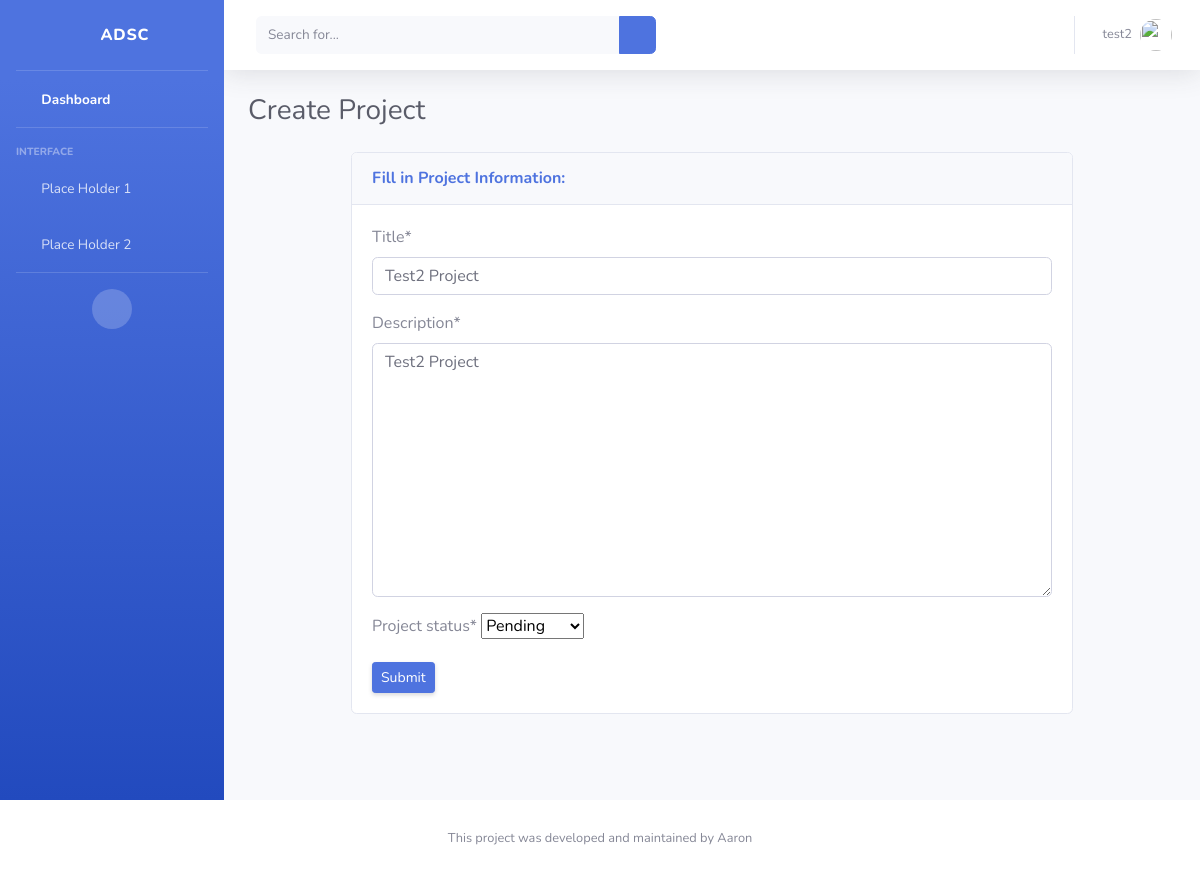
The page /project/11/update/ (signed in) on the database as committed earlier.
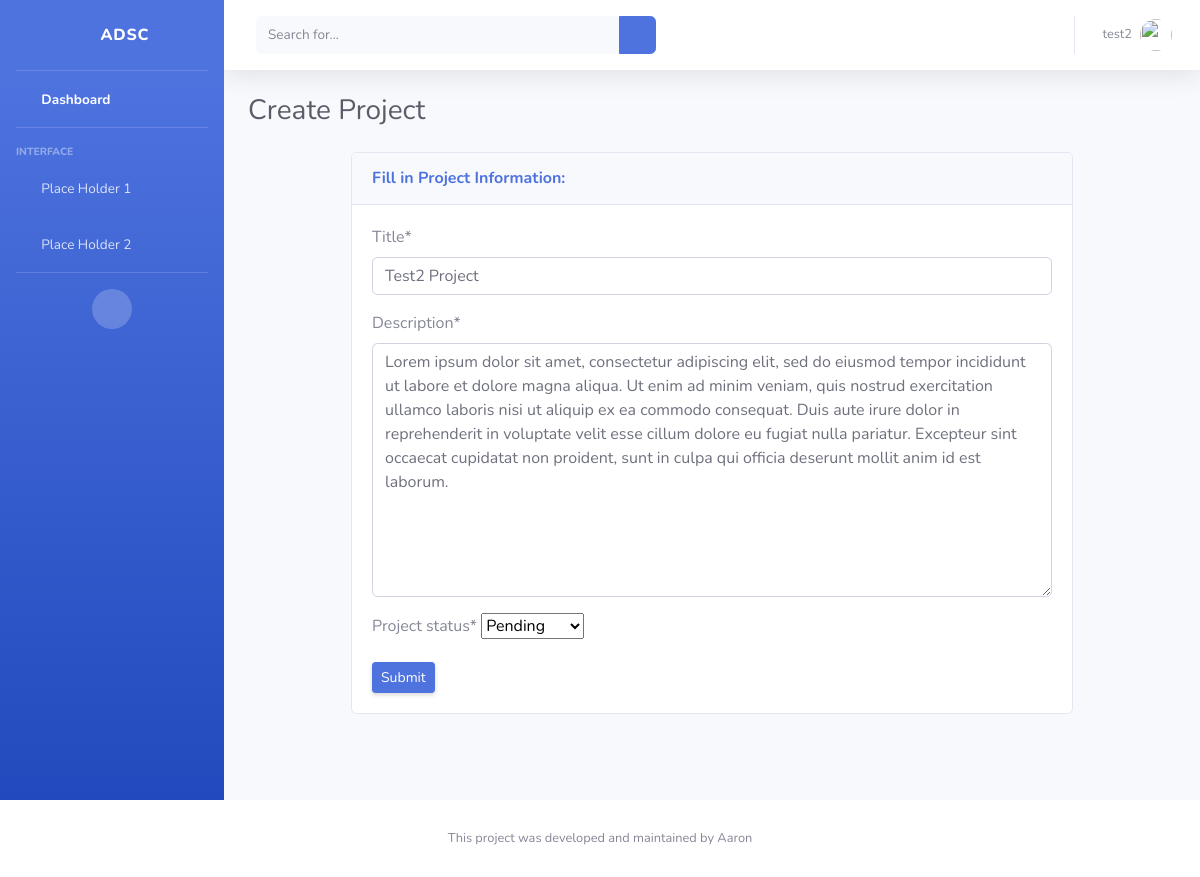
The same page on the database as committed later.
### webapp/models.py (models this page shows, shortened)
class Project(models.Model):
    title = models.CharField(max_length=100)
    description = models.TextField(null=True)
    date_posted = models.DateTimeField(default=timezone.now)
    user = models.ForeignKey(User, on_delete=models.CASCADE)
    TYPE_PROJECT_PENDING = 'PD'
    TYPE_PROJECT_COMPLETED = 'CP'
    TYPE_PROJECT_IN_PROGRESS = 'IP'
    TYPE_PROJECT_DROPPED = 'DP'
    PROJECT_STATUS_CHOICES = [
        (TYPE_PROJECT_PENDING, 'Pending'),
        (TYPE_PROJECT_COMPLETED, 'Completed'),
        (TYPE_PROJECT_IN_PROGRESS, 'In Progress'),
        (TYPE_PROJECT_DROPPED, 'Dropped'),
    ]
    project_status = models.CharField(
        max_length=2,
        choices=PROJECT_STATUS_CHOICES,
        default=TYPE_PROJECT_PENDING,
    )

### webapp/views/project.py (the view, shortened to what this page needs)
# urls.py: path('project/<pk>/update/', ProjectUpdateView.as_view(), name='update-project'),
class ProjectUpdateView(LoginRequiredMixin, UserPassesTestMixin, UpdateView):
    model = Project
    template_name = "project/create_project.html"
    fields = ['title', 'description', 'project_status']
    def test_func(self):
        project = self.get_object()
        if self.request.user == project.user:
            return True
        return False

### templates/project/create_project.html (shortened to what this page needs)
{%  extends "core/base.html" %}
{% block content %}
    {% load static %}
    <body id="page-top">
        <div id="wrapper">
            {% include 'core/sidebar.html' %}
            <div id="content-wrapper" class="d-flex flex-column">
                <div id="content">
                    {% include 'core/topbar.html' %}
                    <div class="container-fluid">
                        <div class="d-sm-flex align-items-center justify-content-between mb-4">
                        <h1 class="h3 mb-0 text-gray-800">Create Project</h1>
                        </div>
                        {%  include 'project/create_project_card.html' %}
                    </div>
                </div>
            </div>
        </div>
{% endblock content %}

### templates/project/create_project_card.html (shortened to what this page needs)
{% load crispy_forms_tags %}
<div class="row">
    <div class="col d-flex justify-content-center">
        <form method="POST">
            <div class="card mb-4">
                <div class="card-header py-3">
                    <h6 class="m-0 font-weight-bold text-primary">Fill in Project Information:</h6>
                </div>
                <div class="card-body" style="width: 45rem;">
                    {{ form|crispy }}
                    <div><button class="d-none d-sm-inline-block btn btn-sm btn-primary shadow-sm" type="submit">Submit
                        </button>
                    </div>
                </div>
            </div>
        </form>
    </div>
</div>

Rows that differ between the two databases and show on the page:
changed Project "Test2 Project": description "Test2 Project" → "Lorem ipsum dolor sit amet, consectetur adipiscing elit, sed do eiusmod tempor incididunt ut labore et dolore magna aliqua. Ut enim ad minim veniam, quis nostrud exercitation ullamco laboris nisi ut aliquip ex ea commodo consequat. Duis aute irure dolor in reprehenderit in voluptate velit esse cillum dolore eu fugiat nulla pariatur. Excepteur sint occaecat cupidatat non proident, sunt in culpa qui officia deserunt mollit anim id est laborum."
